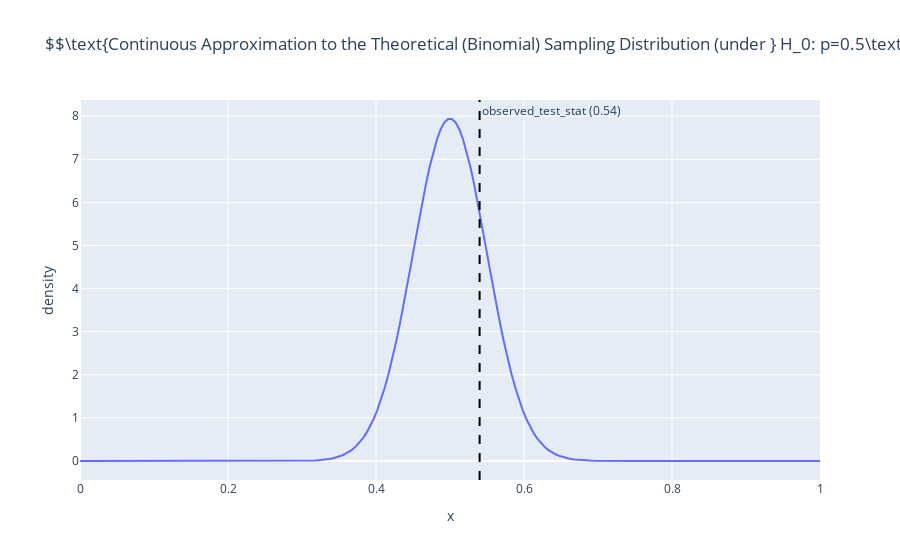

Notebook cell for this chart:
### Markdown cell above
**Importantly this code uses stats.norm(loc=0.5, scale=0.5\*100\*\*0.5).pdf(x) to create a sample.**

### Code cell
# Continuous Approximation to the Theoretical (Binomial) Sampling Distribution
np.random.seed(56); spins = 100; x = np.linspace(0,1,200); spin_results = np.random.choice(['Red', 'Black'], p=[0.51, 0.49], size=spins, replace=True)
n = len(spin_results); spin_results_numeric = np.where(spin_results == 'Red', 1, 0) # convert red spins to True/1 and black spins to False/0
dens = stats.t(loc=0.5, df=n-1, scale=np.std(spin_results_numeric, ddof=1)/n**0.5) # Another possible approximation could be based on `dens=stats.norm(loc=0.5, scale=0.5*100**0.5).pdf(x)`
# p-value calculations: "as or more extreme as" the area under the curve from 54/100 to 100/100 (and multiply this sum by two since this distribution is symmetric)
p_value = (1-dens.cdf(54/100))*2 # Area under the curve from 54/100 to 100/100 for the continuous approximation to the binomial distirbution
p_value2 = (1-dens.cdf((54-0.5)/100))*2 # The '-0.5' is an adjustment to the discontinuous ("probability bars") binomial distribution when approximating it as the continuous ("smooth line") normal distribution 
print('Approximate-theoretical parametric p-value calculation based on a continuous approximation of\nthe theoretical binomial distribution is ' 
      + str(np.round(p_value,5)) + ' ("continuity corrected" adjusted to ' + str(np.round(p_value2,5))+").")
print(stats.ttest_1samp(spin_results_numeric, .5)) # scipy has built in ttest function
fig = px.line(pd.DataFrame({'x':x, 'density':dens.pdf(x)}), x='x', y='density', title='$$\\text{Continuous Approximation to the Theoretical (Binomial) Sampling Distribution (under } H_0: p=0.5\\text{)}$$'); fig.add_vline(x=observed_test_stat, line_dash="dash", line_color="black", annotation_text="observed_test_stat ("+str(observed_test_stat)+")"); fig.show()

### Figure 1 — Plotly figure (JSON) as saved in the notebook; plotly's stock layout.template omitted (floating-point values rounded to 4 significant figures; data arrays with more than 128 entries replaced by an {"elided": "..."} marker saying what was removed)
{"data": [{"hovertemplate": "x=%{x}<br>density=%{y}<extra></extra>", "legendgroup": "", "line": {"color": "#636efa", "dash": "solid"}, "marker": {"symbol": "circle"}, "mode": "lines", "name": "", "orientation": "v", "showlegend": false, "type": "scatter", "x": {"elided": "200 float values"}, "xaxis": "x", "y": {"elided": "200 float values"}, "yaxis": "y"}], "layout": {"annotations": [{"showarrow": false, "text": "observed_test_stat (0.54)", "x": 0.54, "xanchor": "left", "xref": "x", "y": 1, "yanchor": "top", "yref": "y domain"}], "legend": {"tracegroupgap": 0}, "shapes": [{"line": {"color": "black", "dash": "dash"}, "type": "line", "x0": 0.54, "x1": 0.54, "xref": "x", "y0": 0, "y1": 1, "yref": "y domain"}], "title": {"text": "$$\\text{Continuous Approximation to the Theoretical (Binomial) Sampling Distribution (under } H_0: p=0.5\\text{)}$$"}, "xaxis": {"anchor": "y", "domain": [0, 1], "title": {"text": "x"}}, "yaxis": {"anchor": "x", "domain": [0, 1], "title": {"text": "density"}}}}
